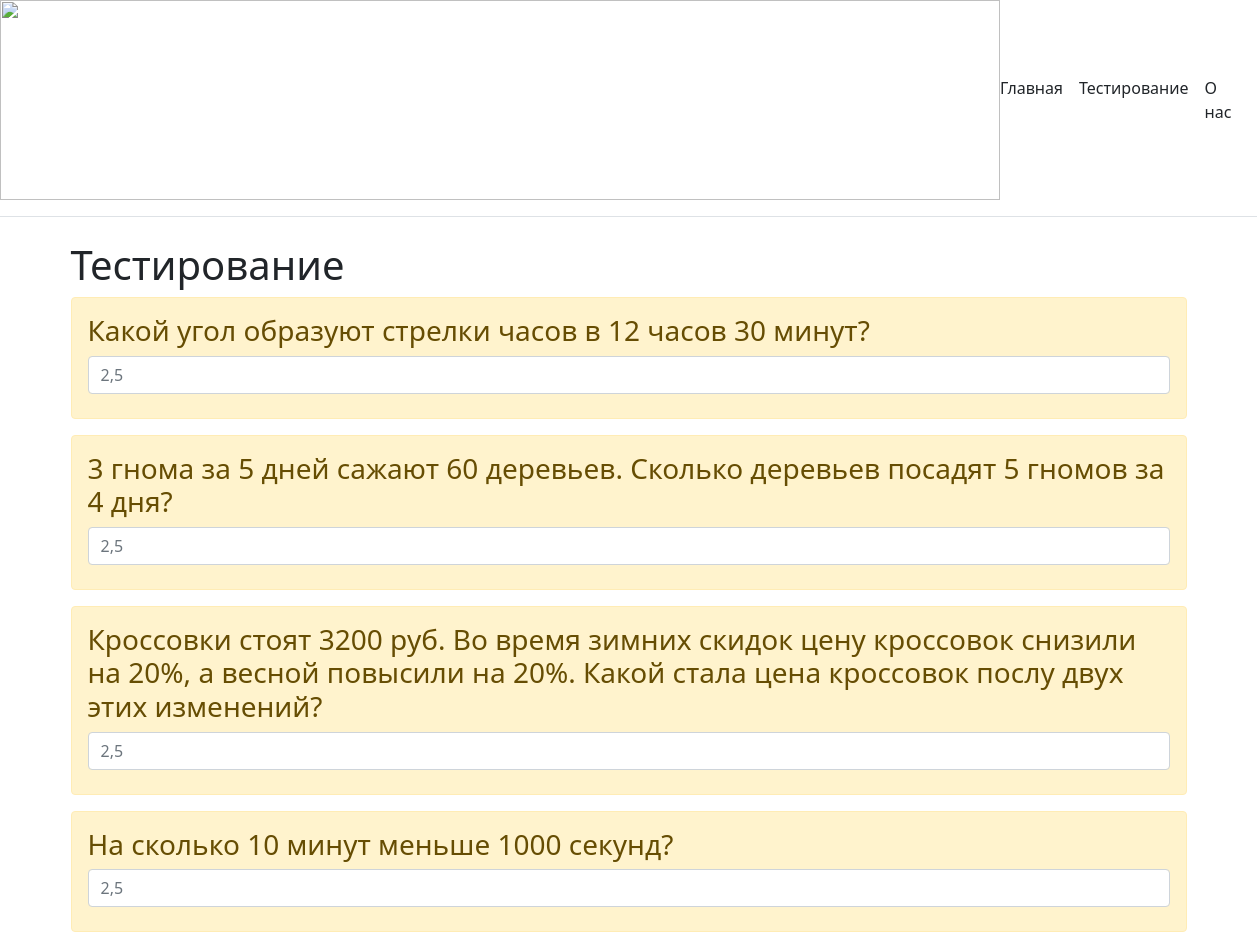
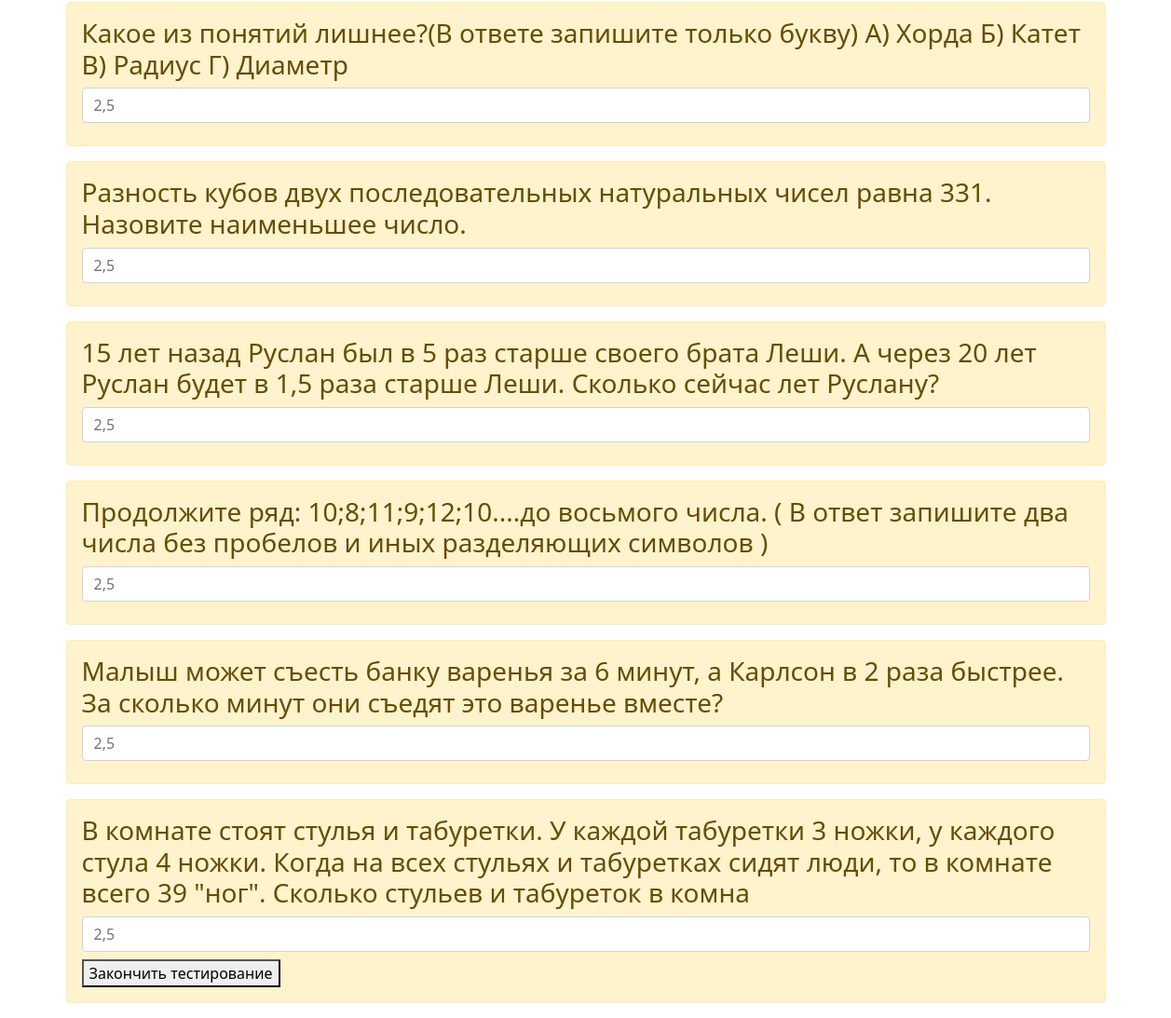
The page /testing on the database its author committed (2 pictures, top to bottom).
### main/models.py (models this page shows, shortened)
class Task(models.Model):
    title = models.CharField('Условие задачи', max_length=200)
    task = models.TextField('Ответ задачи')
    class Meta:
        verbose_name = "Задача"
        verbose_name_plural = 'Задачи'

### main/views.py (the view, shortened to what this page needs)
# urls.py: path('testing', views.test, name='test'),
def test(request):
    submitbutton = request.POST.get("submit")
    global true_answer, false_answer
    User_answer = []
    true_answer = []
    true_list = []
    false_answer = []
    User_answer_1 = ''
    User_answer_2 = ''
    User_answer_3 = ''
    User_answer_4 = ''
    User_answer_5 = ''
    User_answer_6 = ''
    User_answer_7 = ''
    User_answer_8 = ''
    User_answer_9 = ''
    User_answer_10 = ''
    error = ''
    Our_answer = Task.objects.all()
    if User_class == '5':
        check = 0
        for j in range(0, 10):
            true_list.append(Our_answer[j].task)
    if User_class == '6':
        check = 10
        for j in range(10, 20):
            true_list.append(Our_answer[j].task)
    if User_class == '7':
        check = 20
        for j in range(20, 30):
            true_list.append(Our_answer[j].task)
    if User_class == '8':
        check = 30
        for j in range(30, 40):
            true_list.append(Our_answer[j].task)
    else:
        check = 30
        for j in range(30, 40):
            true_list.append(Our_answer[j].task)
    tasks_1 = Our_answer[check].title
    tasks_2 = Our_answer[check+1].title
    tasks_3 = Our_answer[check+2].title
    tasks_4 = Our_answer[check+3].title
    tasks_5 = Our_answer[check+4].title
    tasks_6 = Our_answer[check+5].title
    tasks_7 = Our_answer[check+6].title
    tasks_8 = Our_answer[check+7].title
    tasks_9 = Our_answer[check+8].title
    tasks_10 = Our_answer[check+9].title
    answer = AnswerForm()
    return render(request, 'main/test.html', {'title': 'Тестирование', 'tasks_1': tasks_1, 'tasks_2': tasks_2, 'tasks_3': tasks_3, 'tasks_4': tasks_4, 'tasks_5': tasks_5, 'tasks_6': tasks_6, 'tasks_7': tasks_7, 'tasks_8': tasks_8, 'tasks_9': tasks_9, 'tasks_10': tasks_10, 'answer': answer, 'error': error})

### main/templates/main/test.html (shortened to what this page needs)
{% extends 'main/base.html' %}
{% block content %}
<h1>Тестирование</h1>
{% if tasks_1 %}
    <form method="post">
        <div class="alert alert-warning mt-2">
            <h3>{{ tasks_1 }}</h3>
            <h3>{{ answer.answer_1 }}</h3>
        </div>
        <div class="alert alert-warning mt-2">
            <h3>{{ tasks_2 }}</h3>
            <h3>{{ answer.answer_2 }}</h3>
        </div>
        <div class="alert alert-warning mt-2">
            <h3>{{ tasks_3 }}</h3>
            <h3>{{ answer.answer_3 }}</h3>
        </div>
        <div class="alert alert-warning mt-2">
            <h3>{{ tasks_4 }}</h3>
            <h3>{{ answer.answer_4 }}</h3>
        </div>
        <div class="alert alert-warning mt-2">
            <h3>{{ tasks_5 }}</h3>
            <h3>{{ answer.answer_5 }}</h3>
        </div>
        <div class="alert alert-warning mt-2">
            <h3>{{ tasks_6 }}</h3>
            <h3>{{ answer.answer_6 }}</h3>
        </div>
        <div class="alert alert-warning mt-2">
            <h3>{{ tasks_7 }}</h3>
            <h3>{{ answer.answer_7 }}</h3>
        </div>
        <div class="alert alert-warning mt-2">
            <h3>{{ tasks_8 }}</h3>
            <h3>{{ answer.answer_8 }}</h3>
        </div>
        <div class="alert alert-warning mt-2">
            <h3>{{ tasks_9 }}</h3>
            <h3>{{ answer.answer_9 }}</h3>
        </div>
        <div class="alert alert-warning mt-2">
            <h3>{{ tasks_10 }}</h3>
            <h3>{{ answer.answer_10 }}</h3>
        <button type="submit">Закончить тестирование</button>
        </div>
    </form>
{% else %}
    <p>У нас нет задач!</p>
{% endif %}
{% endblock %}

### main/templates/main/base.html (shortened to what this page needs)
<!doctype html>
<html lang="en">
<head>
     <link rel="stylesheet" href="https://cdn.jsdelivr.net/npm/bootstrap@5.1.3/dist/css/bootstrap.min.css">
    <div class="d-flex flex-column flex-md-row align-items-center pb-3 mb-4 border-bottom">
        <img src="https://i.ibb.co/DQVrQQ8/TIS-ico-v-1-0.png" alt="" width="1000" height="200">
      <nav class="d-inline-flex mt-2 mt-md-0 ms-md-auto">
        <a class="me-3 py-2 text-dark text-decoration-none" href="{% url 'home' %}">Главная</a>
        <a class="me-3 py-2 text-dark text-decoration-none" href="{% url 'Registration' %}">Тестирование</a>
        <a class="me-3 py-2 text-dark text-decoration-none" href="{% url 'about' %}">О нас</a>
    </div>
</head>
<body>
    <div class="container">
        {% block content %} {% endblock %}
    </div>
</body>
</html>

### main/templates/main/base.html (style rules this page uses)
body { background-color: #FFFFFF; }

### rows shown on the page
Task: title "Какой угол образуют стрелки часов в 12 часов 30 минут?"
Task: title "3 гнома за 5 дней сажают 60 деревьев. Сколько деревьев посадят 5 гномов за 4 дня?"
Task: title "Кроссовки стоят 3200 руб. Во время зимних скидок цену кроссовок снизили на 20%, а весной повысили на 20%. Какой стала цена кроссовок послу двух этих изменений?"
Task: title "На сколько 10 минут меньше 1000 секунд?"
Task: title "Какое из понятий лишнее?(В ответе запишите только букву) А) Хорда Б) Катет В) Радиус Г) Диаметр"
Task: title "Разность кубов двух последовательных натуральных чисел равна 331. Назовите наименьшее число."
Task: title "15 лет назад Руслан был в 5 раз старше своего брата Леши. А через 20 лет Руслан будет в 1,5 раза старше Леши. Сколько сейчас лет Руслану?"
Task: title "Продолжите ряд: 10;8;11;9;12;10....до восьмого числа. ( В ответ запишите два числа без пробелов и иных разделяющих символов )"
Task: title "Малыш может съесть банку варенья за 6 минут, а Карлсон в 2 раза быстрее. За сколько минут они съедят это варенье вместе?"
Task: title "В комнате стоят стулья и табуретки. У каждой табуретки 3 ножки, у каждого стула 4 ножки. Когда на всех стульях и табуретках сидят люди, то в комнате всего 39 \"ног\". Сколько стульев и табуреток в комна"
